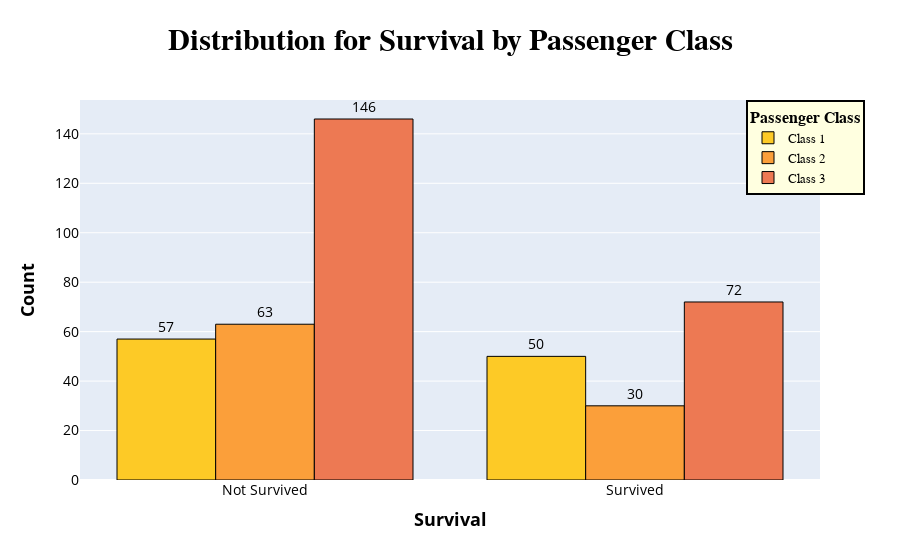

Notebook code cell kept with this figure:
### Markdown cell above
**Note:** GitHub does not render interactive graphs. View the dynamic visualization by running the code locally for full interactivity or please try loading this page with nbviewer.org.

### Code cell
# Distribution for Survival by Passenger Class
fig = go.Figure()

class_colors = {1: '#fdca26', 2: '#fb9f3a', 3: '#ed7953'}

for pclass in [1, 2, 3]:
    filtered_df = df[df['Pclass'] == pclass]
    
    fig.add_trace(go.Bar(
        x=filtered_df['Survived'].value_counts().index.map({0: 'Not Survived', 1: 'Survived'}),
        y=filtered_df['Survived'].value_counts(),
        text=filtered_df['Survived'].value_counts(),
        textposition='outside',
        textfont=dict(size=14,color="black"),
        hovertemplate='<b>%{x}</b><br>Count: %{y}<br>',
        marker_color=class_colors[pclass], marker_line=dict(width=1, color='black'),
        name=f'Class {pclass}'
    ))

fig.update_xaxes(type='category', tickfont_size=14, color ='black')
fig.update_yaxes(tickfont_size=14)

fig.update_layout(
    title='<b>Distribution for Survival by Passenger Class</b>',title_font_family="Times New Roman",title_font=dict(size=30),title_font_color="black",
    xaxis=dict(title='<b>Survival</b>', title_font=dict(size=18)),
    yaxis=dict(title='<b>Count</b>', title_font=dict(size=18),color='black'),
    title_x=0.5,
    barmode='group',
    legend=dict(title='<b>Passenger Class</b>', x=0.9, y=1, title_font_family="Times New Roman", font=dict(family="Courier",
            size=13, color="black"), bgcolor="lightyellow", bordercolor="Black", borderwidth=2),
)

fig.show()

### Figure 1 — Plotly figure (JSON) as saved in the notebook; plotly's stock layout.template omitted (floating-point values rounded to 4 significant figures)
{"data": [{"hovertemplate": "<b>%{x}</b><br>Count: %{y}<br>", "marker": {"color": "#fdca26", "line": {"color": "black", "width": 1}}, "name": "Class 1", "text": [57, 50], "textfont": {"color": "black", "size": 14}, "textposition": "outside", "type": "bar", "x": ["Not Survived", "Survived"], "y": [57, 50]}, {"hovertemplate": "<b>%{x}</b><br>Count: %{y}<br>", "marker": {"color": "#fb9f3a", "line": {"color": "black", "width": 1}}, "name": "Class 2", "text": [63, 30], "textfont": {"color": "black", "size": 14}, "textposition": "outside", "type": "bar", "x": ["Not Survived", "Survived"], "y": [63, 30]}, {"hovertemplate": "<b>%{x}</b><br>Count: %{y}<br>", "marker": {"color": "#ed7953", "line": {"color": "black", "width": 1}}, "name": "Class 3", "text": [146, 72], "textfont": {"color": "black", "size": 14}, "textposition": "outside", "type": "bar", "x": ["Not Survived", "Survived"], "y": [146, 72]}], "layout": {"barmode": "group", "legend": {"bgcolor": "lightyellow", "bordercolor": "Black", "borderwidth": 2, "font": {"color": "black", "family": "Courier", "size": 13}, "title": {"font": {"family": "Times New Roman"}, "text": "<b>Passenger Class</b>"}, "x": 0.9, "y": 1}, "title": {"font": {"color": "black", "family": "Times New Roman", "size": 30}, "text": "<b>Distribution for Survival by Passenger Class</b>", "x": 0.5}, "xaxis": {"color": "black", "tickfont": {"size": 14}, "title": {"font": {"size": 18}, "text": "<b>Survival</b>"}, "type": "category"}, "yaxis": {"color": "black", "tickfont": {"size": 14}, "title": {"font": {"size": 18}, "text": "<b>Count</b>"}}}}
